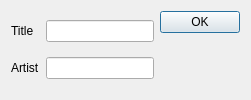
<?xml version="1.0" encoding="UTF-8"?>
<ui version="4.0">
 <class>LyricsSearchDialog</class>
 <widget class="QDialog" name="LyricsSearchDialog">
  <property name="windowTitle">
   <string>Search for lyrics</string>
  </property>
  <layout class="QGridLayout" name="dialogLayout">
   <item row="0" column="0">
    <layout class="QGridLayout" name="mainLayout">
     <item row="0" column="0">
      <widget class="QLabel" name="titleLabel">
       <property name="text">
        <string>Title</string>
       </property>
      </widget>
     </item>
     <item row="0" column="1">
      <widget class="QLineEdit" name="titleEdit"/>
     </item>
     <item row="1" column="0">
      <widget class="QLabel" name="artistLabel">
       <property name="text">
        <string>Artist</string>
       </property>
      </widget>
     </item>
     <item row="1" column="1">
      <widget class="QLineEdit" name="artistEdit"/>
     </item>
    </layout>
   </item>
   <item row="0" column="1">
    <widget class="QDialogButtonBox" name="buttonBox">
     <property name="orientation">
      <enum>Qt::Vertical</enum>
     </property>
     <property name="standardButtons">
      <set>QDialogButtonBox::Ok</set>
     </property>
    </widget>
   </item>
  </layout>
 </widget>
 <resources/>
 <connections/>
</ui>
